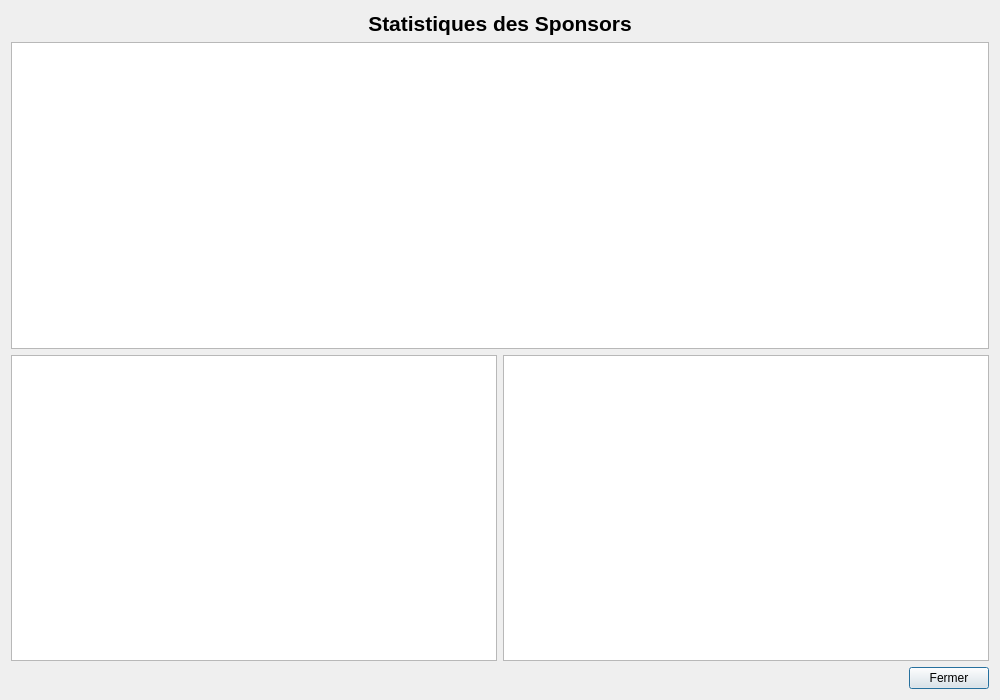
<?xml version="1.0" encoding="UTF-8"?>
<ui version="4.0">
 <class>Statistiques</class>
 <widget class="QDialog" name="Statistiques">
  <property name="geometry">
   <rect>
    <x>0</x>
    <y>0</y>
    <width>1000</width>
    <height>700</height>
   </rect>
  </property>
  <property name="windowTitle">
   <string>Statistiques des Sponsors</string>
  </property>
  <layout class="QVBoxLayout" name="verticalLayout">
   <item>
    <widget class="QLabel" name="titleLabel">
     <property name="text">
      <string>&lt;html&gt;&lt;head/&gt;&lt;body&gt;&lt;p align="center"&gt;&lt;span style=" font-size:16pt; font-weight:600;"&gt;Statistiques des Sponsors&lt;/span&gt;&lt;/p&gt;&lt;/body&gt;&lt;/html&gt;</string>
     </property>
    </widget>
   </item>
   <item>
    <widget class="QChartView" name="chartView1">
     <property name="minimumSize">
      <size>
       <width>0</width>
       <height>200</height>
      </size>
     </property>
    </widget>
   </item>
   <item>
    <layout class="QHBoxLayout" name="horizontalLayout">
     <item>
      <widget class="QChartView" name="chartView2">
       <property name="minimumSize">
        <size>
         <width>0</width>
         <height>200</height>
        </size>
       </property>
      </widget>
     </item>
     <item>
      <widget class="QChartView" name="chartView3">
       <property name="minimumSize">
        <size>
         <width>0</width>
         <height>200</height>
        </size>
       </property>
      </widget>
     </item>
    </layout>
   </item>
   <item>
    <layout class="QHBoxLayout" name="horizontalLayout_2">
     <item>
      <spacer name="horizontalSpacer">
       <property name="orientation">
        <enum>Qt::Horizontal</enum>
       </property>
       <property name="sizeHint" stdset="0">
        <size>
         <width>40</width>
         <height>20</height>
        </size>
       </property>
      </spacer>
     </item>
     <item>
      <widget class="QPushButton" name="closeButton">
       <property name="text">
        <string>Fermer</string>
       </property>
      </widget>
     </item>
    </layout>
   </item>
  </layout>
 </widget>
 <customwidgets>
  <customwidget>
   <class>QChartView</class>
   <extends>QGraphicsView</extends>
   <header>QtCharts</header>
  </customwidget>
 </customwidgets>
 <resources/>
 <connections>
  <connection>
   <sender>closeButton</sender>
   <signal>clicked()</signal>
   <receiver>Statistiques</receiver>
   <slot>accept()</slot>
   <hints>
    <hint type="sourcelabel">
     <x>920</x>
     <y>670</y>
    </hint>
    <hint type="destinationlabel">
     <x>500</x>
     <y>350</y>
    </hint>
   </hints>
  </connection>
 </connections>
</ui>
